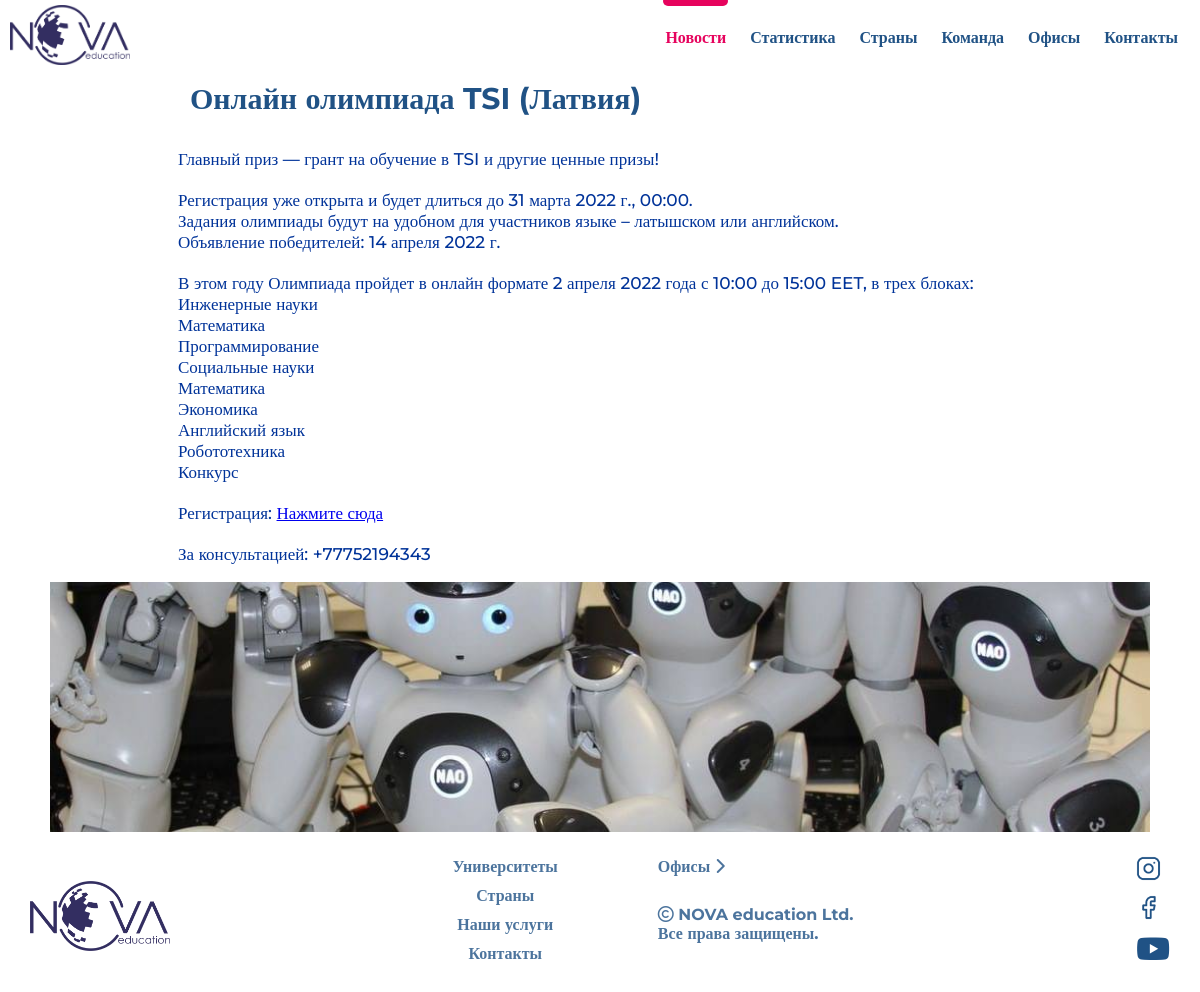
/news/45/, run on the app's committed database.
### mainapp/models.py (models this page shows, shortened)
class News(models.Model):
    title = models.CharField(max_length=255 , verbose_name='Заголовок')
    content = models.TextField(blank=True, verbose_name='Содержание')
    photo = models.ImageField(upload_to='photos/%Y', verbose_name='Фото')
    time_read = models.CharField(max_length=100, verbose_name='Время чтения')
    time_add = models.CharField(max_length=100, verbose_name='Время добавления')
    is_published = models.BooleanField(default=True,verbose_name='Опубликовано')
    time_create = models.DateTimeField(auto_now_add=True, verbose_name="Время создания")
    time_update = models.DateTimeField(auto_now=True, verbose_name='Время обновления')
    class Meta:
        verbose_name = "Новости"
        verbose_name_plural = "Новости"
        ordering = ['-time_create', 'title']

### mainapp/views.py (the view)
# urls.py: path('news/<int:news_id>/', show_news, name='news_inside'),
def show_news(request, news_id):
    news = News.objects.filter(pk=news_id)
    context = {
        'news': news,
        'title': f'Новость {news_id}',
    }
    return render(request, 'mainapp/news-inside.html', context=context)

### mainapp/templates/mainapp/news-inside.html (shortened to what this page needs)
{% extends 'mainapp/base.html' %}
{% block content %}
	{% for n in news %}
<section class="inside-news">
  <div class="container">
    <div class="inside-news__body">
		<div class="text-center">
			<h2 class="news-name"><span class="news-01-title">{{n.title}}</span></h2>
		</div>
        <div class="news-01_right" style="margin:0 auto;">
	{% autoescape off %}
		 <p>{{n.content|linebreaksbr}}</p>
	{% endautoescape %}
			  </div>
      </div>
  </div>
	{% if n.photo %}
		<div class="news-image" style="margin-top:15px;"><img alt="" src="{{n.photo.url}}" /></div>
	{% endif %}
	</section>
	{% endfor %}
{% endblock %}

### mainapp/static/mainapp/css/style.css (style rules this page uses)
* { margin: 0; padding: 0; box-sizing: border-box; font-family: Montserrat; }
html, body { scroll-behavior: smooth; animation: coloring; animation-duration: 1s; }
.container { max-width: 1200px; width: 100%; margin: 0 auto; padding: 0 10px; }

### mainapp/static/mainapp/css/news.css (style rules this page uses)
.inside-news { margin-top: 80px; }
.news__category , .news-name { max-width: 900px; margin: 0 auto; padding: 0 40px; }
.news-image { max-width: 100%; height: auto; margin: 0 auto; max-width: 1100px; }
.news-image img { height: 250px; width: 100%; object-fit: cover; }
.news-01-title { font-size: 30px; color: #205285; }
.news-01_right { display: flex; flex-direction: column; width: 80%; margin: 0 20px 0 30px; padding-left: 20px; }
.news-01_right p { padding: 2px 0; font-size: 17px; padding-left: 30px; color: #003399; font-weight: 500; }

### data on the page
News: title "Онлайн олимпиада TSI (Латвия)", content "Главный приз — грант на обучение в TSI и другие ценные призы! Регистрация уже открыта и будет длиться до 31 марта 2022 г., 00:00. Задания олимпиады будут на удобном для участников языке – латышском или английском. Объявление победителей: 14 апреля 2022 г. В этом году Олимпиада пройдет в онлайн формате 2 апреля 2022 года с 10:00 до 15:00 EET, в трех блоках: Инженерные науки Математика Программирование Социальные науки Математика Экономика Английский язык Робототехника Конкурс Регистрация: Нажмите сюда За консультацией: +77752194343", photo (picture)
